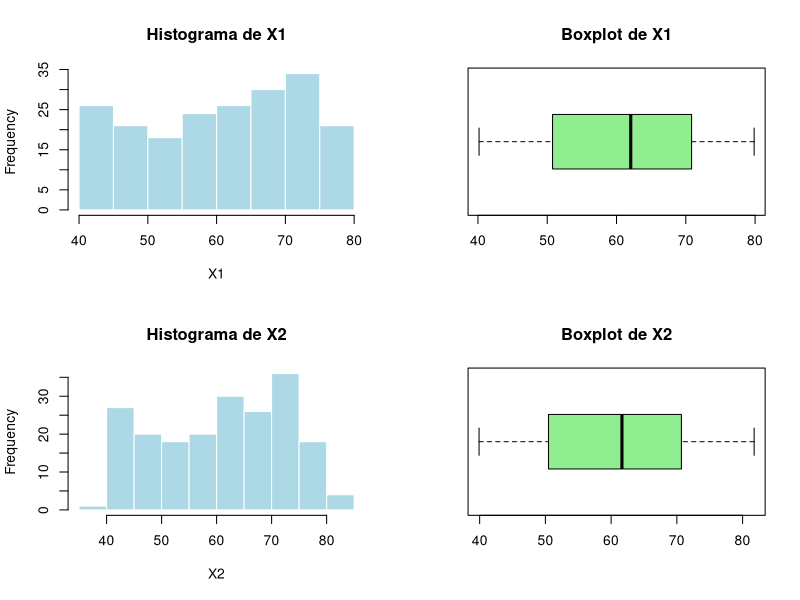
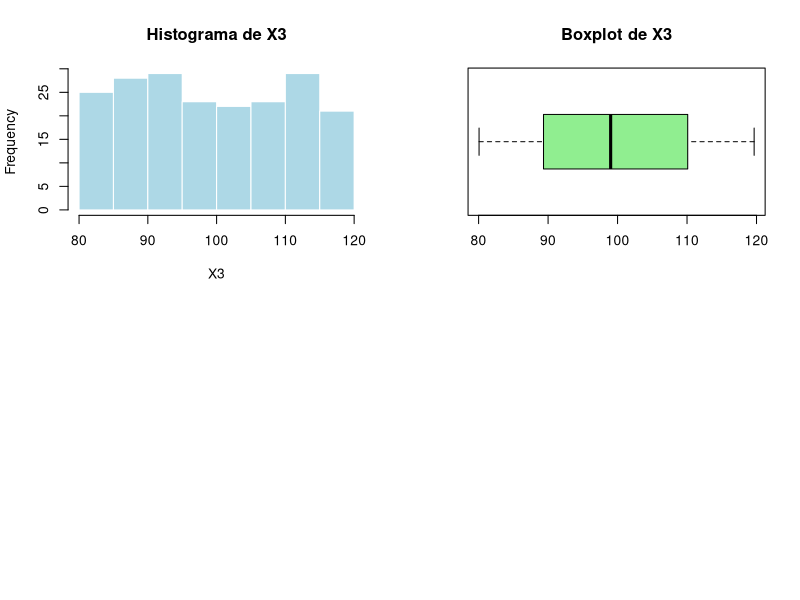
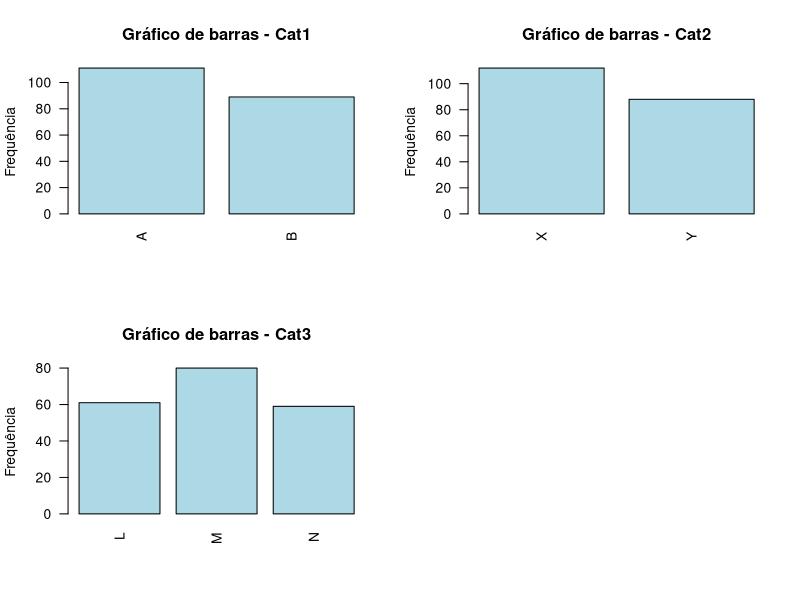
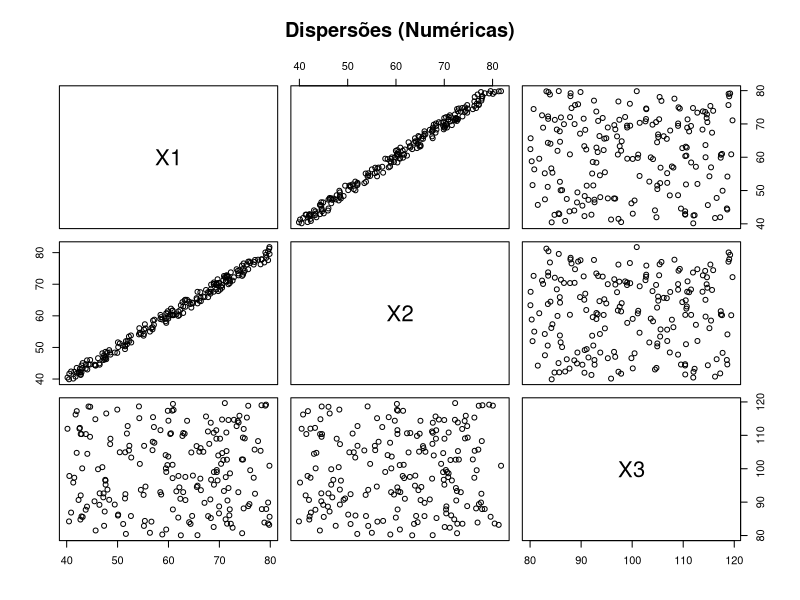
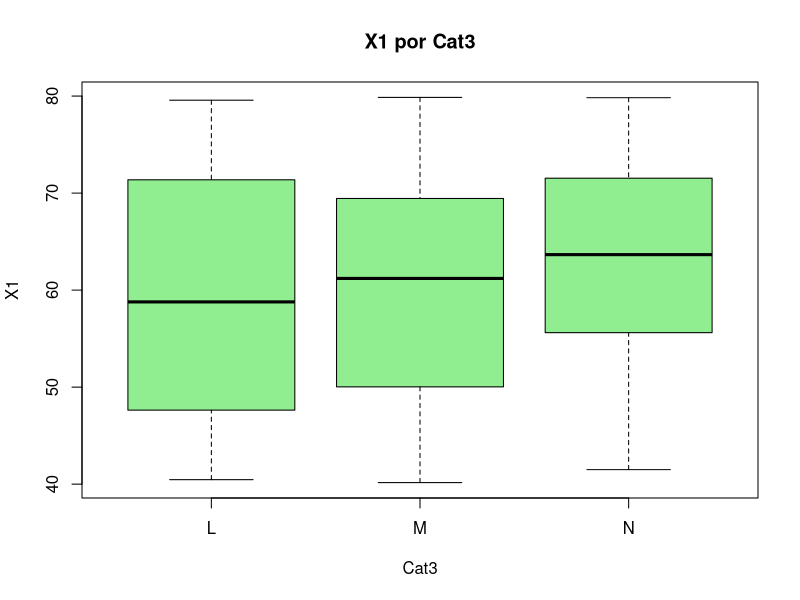
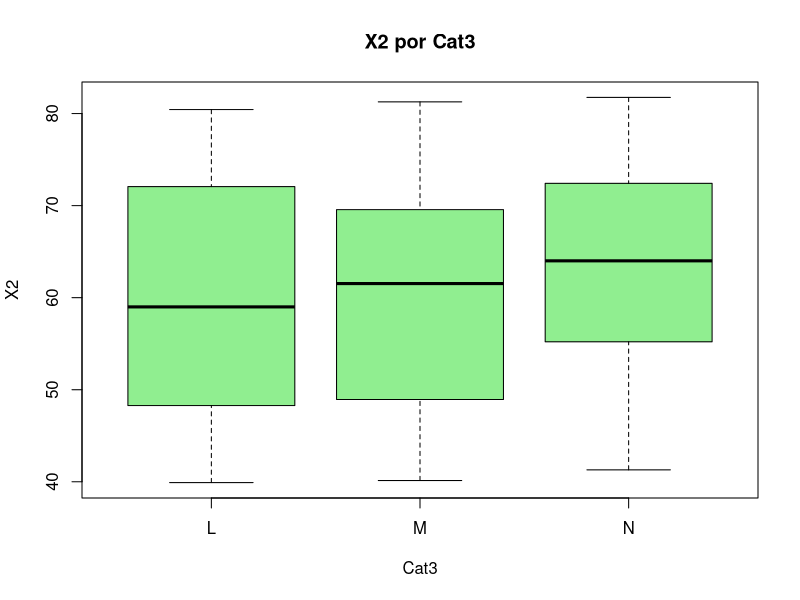
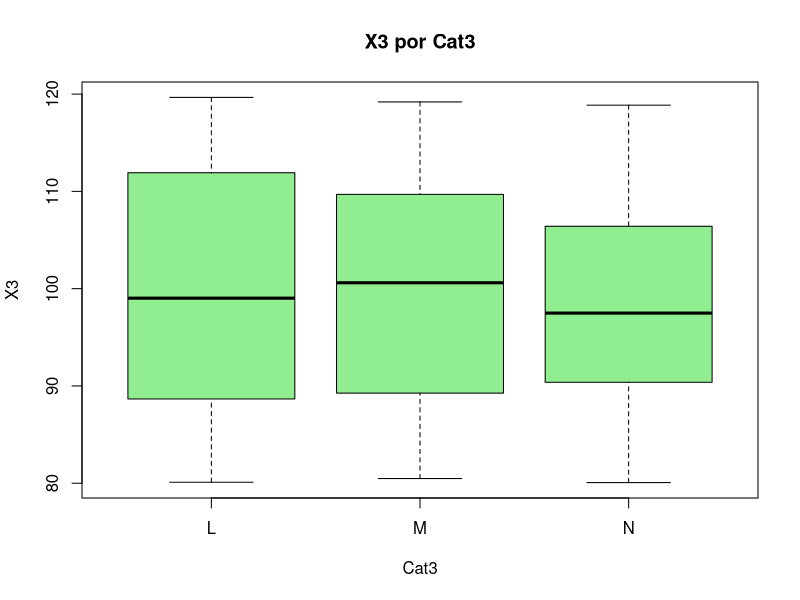

The R source for these figures, in order:
## ---------------------------------------------------------
## AULA 03 - EXERCÍCIO 1
## Gerar o conjunto de dados e:
## 1) Fazer análise descritiva
## 2) Verificar associação entre as variáveis
## ---------------------------------------------------------

## ---------------------------------------------------------
## 1. Gerar o conjunto de dados (simulado) ----
## ---------------------------------------------------------

set.seed(2025)
N <- 200

Cat1 <- sample(c("A", "B"), N, replace = TRUE, prob = c(0.6, 0.4))

Cat2 <- ifelse(
  Cat1 == "A",
  sample(c("X", "Y"), N, replace = TRUE, prob = c(0.8, 0.2)),
  sample(c("X", "Y"), N, replace = TRUE, prob = c(0.3, 0.7))
)

Cat3 <- sample(c("L", "M", "N"), N, replace = TRUE)

X1 <- ifelse(
  Cat1 == "A",
  runif(N, min = 60, max = 80),
  runif(N, min = 40, max = 60)
)

X2 <- X1 + runif(N, min = -2, max = 2)
X3 <- runif(N, min = 80, max = 120)

## Dataset final

dados <- data.frame(
  Cat1 = factor(Cat1),
  Cat2 = factor(Cat2),
  Cat3 = factor(Cat3),
  X1 = X1,
  X2 = X2,
  X3 = X3
)

## Visualização inicial

dim(dados)
names(dados)
str(dados)
summary(dados)

## ---------------------------------------------------------
## 2. Análise descritiva ----
## ---------------------------------------------------------

## Separar numéricas e categóricas
vars_numericas   <- sapply(dados, is.numeric)
vars_categoricas <- !vars_numericas

dados_num <- dados[, vars_numericas, drop = FALSE]
dados_cat <- dados[, vars_categoricas, drop = FALSE]

## --- 2.1 Numéricas: estatísticas e gráficos ----

summary(dados_num)

medidas_num <- function(x) {
  c(
    media   = mean(x),
    mediana = median(x),
    desvio  = sd(x),
    min     = min(x),
    q1      = quantile(x, 0.25),
    q3      = quantile(x, 0.75),
    max     = max(x)
  )
}

aplicar_medidas <- sapply(dados_num, medidas_num)
print(t(aplicar_medidas))

par(mfrow = c(2, 2))
for (nome in names(dados_num)) {
  x <- dados_num[[nome]]
  hist(
    x,
    main = paste("Histograma de", nome),
    xlab = nome,
    col = "lightblue",
    border = "white"
  )
  boxplot(
    x,
    main = paste("Boxplot de", nome),
    horizontal = TRUE,
    col = "lightgreen"
  )
}
par(mfrow = c(1, 1))

## --- 2.2 Categóricas: frequências/proporções e gráficos ----

tabelas_cat <- function(x) {
  tab  <- table(x, useNA = "ifany")
  prop <- prop.table(tab)
  list(
    frequencias = tab,
    proporcoes  = round(prop, 3)
  )
}

lista_tabelas <- lapply(dados_cat, tabelas_cat)
names(lista_tabelas) <- names(dados_cat)

print(lista_tabelas$Cat1)
print(lista_tabelas$Cat2)
print(lista_tabelas$Cat3)

par(mfrow = c(2, 2))
for (nome in names(dados_cat)) {
  tab <- table(dados_cat[[nome]], useNA = "ifany")
  barplot(
    tab,
    main = paste("Gráfico de barras -", nome),
    ylab = "Frequência",
    col  = "lightblue",
    las  = 2
  )
}
par(mfrow = c(1, 1))

## ---------------------------------------------------------
## 3. Associação entre variáveis ----
## ---------------------------------------------------------

## --- 3.1 Categórica x Categórica (Qui-quadrado) ----

## Cat1 x Cat2
(tab_Cat1_Cat2 <- table(dados$Cat1, dados$Cat2))
chisq.test(tab_Cat1_Cat2)

## Cat1 x Cat3
(tab_Cat1_Cat3 <- table(dados$Cat1, dados$Cat3))
chisq.test(tab_Cat1_Cat3)

## Cat2 x Cat3
(tab_Cat2_Cat3 <- table(dados$Cat2, dados$Cat3))
chisq.test(tab_Cat2_Cat3)

## --- 3.2 Numérica x Numérica (Correlação) ----

cor(dados_num)

cor.test(dados$X1, dados$X2)
cor.test(dados$X1, dados$X3)
cor.test(dados$X2, dados$X3)

pairs(dados_num, main = "Dispersões (Numéricas)")

## --- 3.3 Numérica x Categórica (t-test/ANOVA) ----

## Como Cat1 tem 2 níveis, usamos t.test
by(dados$X1, dados$Cat1, summary)
t.test(X1 ~ Cat1, data = dados)

t.test(X2 ~ Cat1, data = dados)
t.test(X3 ~ Cat1, data = dados)

## Para Cat3 (3 níveis), usamos ANOVA
by(dados$X1, dados$Cat3, summary)
summary(aov(X1 ~ Cat3, data = dados))

summary(aov(X2 ~ Cat3, data = dados))
summary(aov(X3 ~ Cat3, data = dados))

boxplot(X1 ~ Cat3, data = dados, col = "lightgreen", main = "X1 por Cat3")
boxplot(X2 ~ Cat3, data = dados, col = "lightgreen", main = "X2 por Cat3")
boxplot(X3 ~ Cat3, data = dados, col = "lightgreen", main = "X3 por Cat3")

## ---------------------------------------------------------
## FIM DO SCRIPT
## ---------------------------------------------------------
